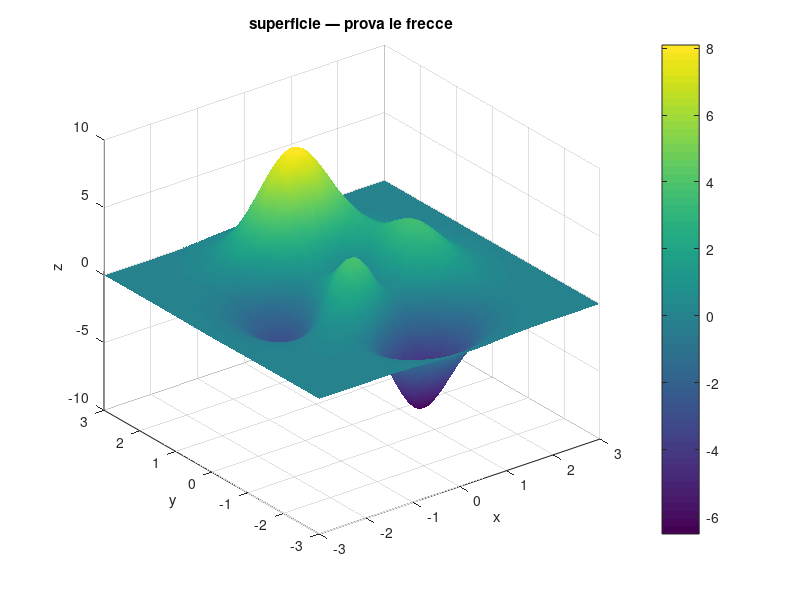
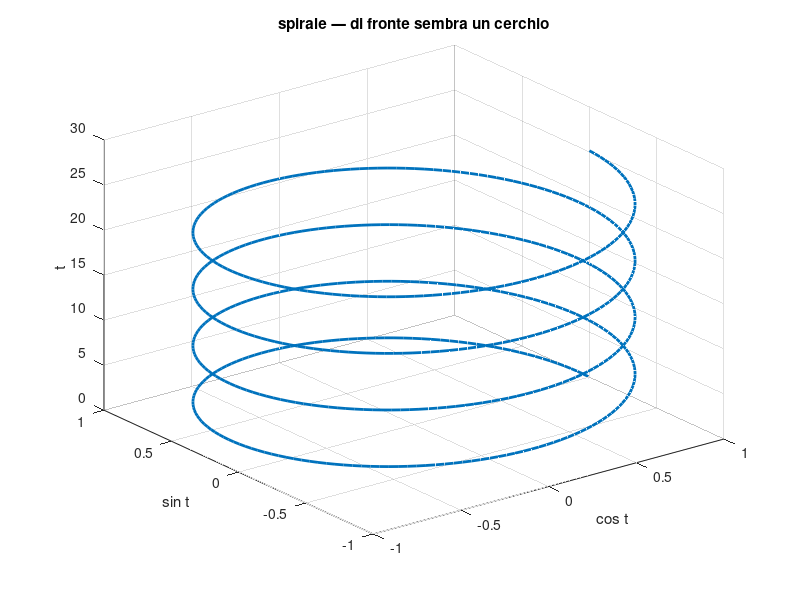

These figures' MATLAB source, in order:
% Prova della rotazione 3-D — Octave.
%
% Aprilo, premi ▶ Run (o manda le celle una per volta con Ctrl+Shift+X: ogni
% blocco che comincia con %% è una cella). La figura arriva come scheda.
%
% Poi, con la scheda della figura davanti:
%
%   ← →   girano attorno all'asse verticale (azimut), 15° per volta
%   ↑ ↓   alzano e abbassano il punto di vista (elevazione)
%   + −   avvicinano e allontanano
%   r     rimette la vista di partenza — view(-37.5, 30)
%   e     esporta la figura in un file
%
% Sono gli stessi quattro tasti che su un grafico piatto lo spostano: CleeCode
% guarda se l'asse è tridimensionale e decide di conseguenza, e la barra in
% fondo alla scheda dice quale dei due sta facendo. Il comando va alla sessione,
% che ridisegna: quindi le etichette degli assi restano vere, che è il motivo
% per cui non si ingrandiscono i pixel.

%% una superficie
% Il classico picco: ha una cima sola e le pendenze cambiano molto, quindi
% girandolo si vede subito da che parte lo si sta guardando.
[x, y] = meshgrid(linspace(-3, 3, 60));
z = 3 * (1 - x).^2 .* exp(-x.^2 - (y + 1).^2) ...
    - 10 * (x/5 - x.^3 - y.^5) .* exp(-x.^2 - y.^2) ...
    - exp(-(x + 1).^2 - y.^2) / 3;

figure(1);
surf(x, y, z);
shading interp;
colorbar;
xlabel('x'); ylabel('y'); zlabel('z');
title('superficie — prova le frecce');

%% una curva nello spazio
% Una spirale: qui la rotazione conta ancora di più, perché di fronte sembra
% un cerchio e di lato si vede che sale.
t = linspace(0, 8*pi, 600);
figure(2);
plot3(cos(t), sin(t), t, 'linewidth', 2);
grid on;
xlabel('cos t'); ylabel('sin t'); zlabel('t');
title('spirale — di fronte sembra un cerchio');

%% da dove la stiamo guardando
% view() senza argomenti restituisce l'angolo corrente: premi qualche freccia
% sulla scheda della figura e rimanda questa cella per vedere il numero cambiato.
figure(2);
[az, el] = view();
printf('azimut %.1f, elevazione %.1f\n', az, el);
